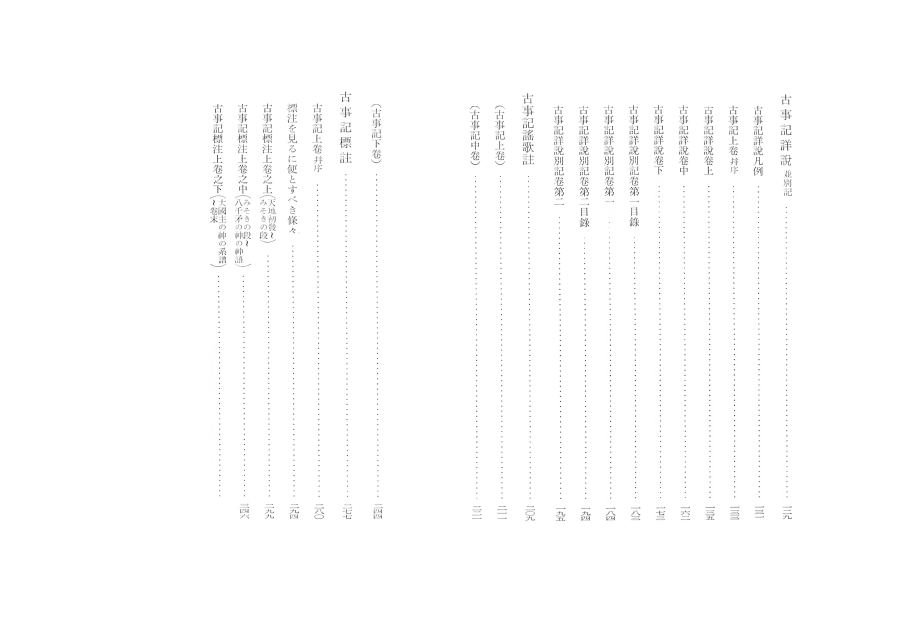
#> input picture res.jpg, 3586 x 2549 px (shown at 1/4 size)
$ python preprocess_ocr.py res.jpg out.png   (older library calls are emulated)
#> lines starting #> are read from the running program, lines starting #| are printed output that depends on the picture; after the words box and inside, x2 and y2 are one past the last pixel; in counts of white or black regions, pixels touching at a corner belong together
import cv2
import matplotlib.pyplot as plt
import numpy as np
import argparse


# Gaussian Filer (x & y sind Kernel-Size)
def gaussianFilter(img1, x, y):
    size = (x, y)
    gaublur = cv2.GaussianBlur(img1, size, 0)
    return gaublur

# Laplacian Filter
def lapcalian(img2):
    lap = cv2.Laplacian(img2, cv2.CV_8UC1)
    return lap

# MedianFilter (a = kernel size, muss eine ungerade Zahl sein)
def medianFilter(img3, a):
    medBlur = cv2.medianBlur(img3, a)
    return medBlur

# Morphology (hier Closing-Verfahren = zuerst Dilation dann danach Erosion; b & c sind für die Kernel-Size)
def morph(img4, b, c):
    kernel = np.ones((b, c), np.uint8)
    dilation = cv2.dilate(img4, kernel, iterations = 1)
    erosion = cv2.erode(dilation, kernel, iterations = 1)
    return erosion

# Binarisierung hier nur Otsu
def binarize(img5):
    ret, th = cv2.threshold(img5, 0, 255, cv2.THRESH_BINARY+cv2.THRESH_OTSU)
    return ret, th

# Textbox erstellen
def getTextbox(img6, original_img):
    contours, hierarchy = cv2.findContours(img6, cv2.RETR_EXTERNAL, cv2.CHAIN_APPROX_SIMPLE)
    min_area = original_img.shape[0] * original_img.shape[1] * 1e-4
    tmp = original_img.copy()
    conts = []
    line_conts = []
    if len(contours) > 0:
        for i, contour in enumerate(contours):
            rect = cv2.boundingRect(contour)
            if rect[2] < 10 or rect[3] < 10:
                continue
            area = cv2.contourArea(contour)
            if area < min_area:
                continue
            # rect[0] = x, rect[1] = y, rect[2] = w, rect[3] = h
            cv2.rectangle(tmp, (rect[0], rect[1]), (rect[0]+rect[2], rect[1]+rect[3]), (0, 255, 0), 2)
            box = np.array([[rect[0], rect[1]], [rect[0]+rect[2], rect[1]], [rect[0]+rect[2], rect[1]+rect[3]], [rect[0], rect[1]+rect[3]]])
            conts.append(box)
            line_box = [rect[0], rect[1], rect[2], rect[3]]
            line_conts.append(line_box)
        return tmp, conts, line_conts

if __name__ == "__main__":

    parser = argparse.ArgumentParser(description='Pre-process for OCR')
    parser.add_argument('input', help='Name of original image')
    parser.add_argument('output', help='Name of output image')
    args = parser.parse_args()


    img = cv2.imread(args.input)
#> img is the input picture: shape (2549, 3586, 3); min 0, max 255, mean 253.4
    h, s, grau_img = cv2.split(cv2.cvtColor(img, cv2.COLOR_BGR2HSV))
#> h: shape (2549, 3586); every value is 0

    schritt1 = gaussianFilter(grau_img, 5, 5)
    schritt2 = lapcalian(schritt1)
    ret, schritt3 = binarize(schritt2)
#> in binarize, `ret, th = cv2.threshold(img5, 0, 255, cv2.THRESH_BINARY+cv2.THRESH_OTSU)`:
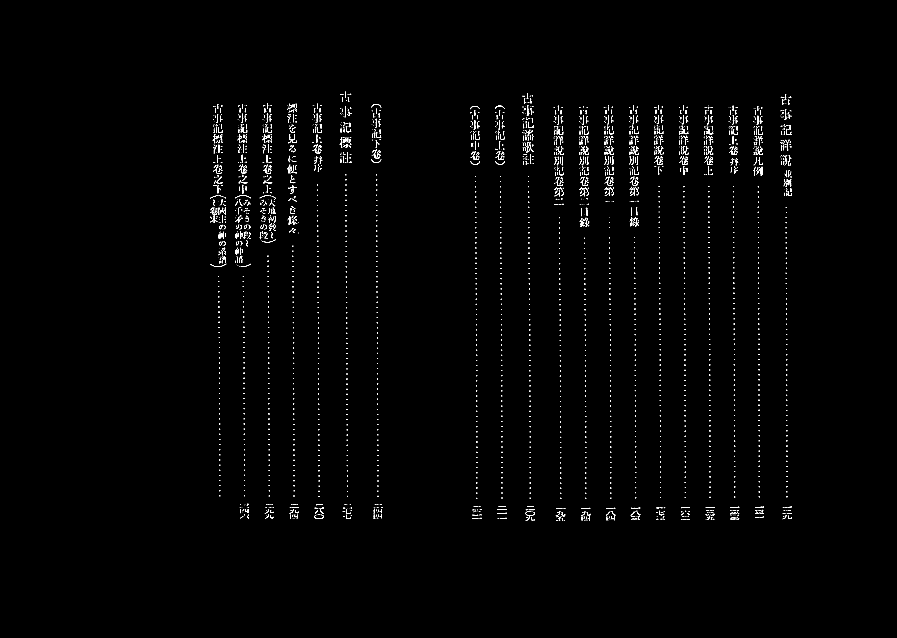
#> th: shape (2549, 3586) (shown at 1/4 size); 0.6% white in thin lines or dots, all inside (x1, y1, x2, y2) = (840, 367, 3168, 2083)
#> in binarize, `ret, th = cv2.threshold(img5, 0, 255, cv2.THRESH_BINARY+cv2.THRESH_OTSU)`: ret = 25
#> ret = 25

    # Morph-closing
    kernel = np.ones((120, 5), np.uint8)
    closing = cv2.morphologyEx(schritt3, cv2.MORPH_CLOSE, kernel)
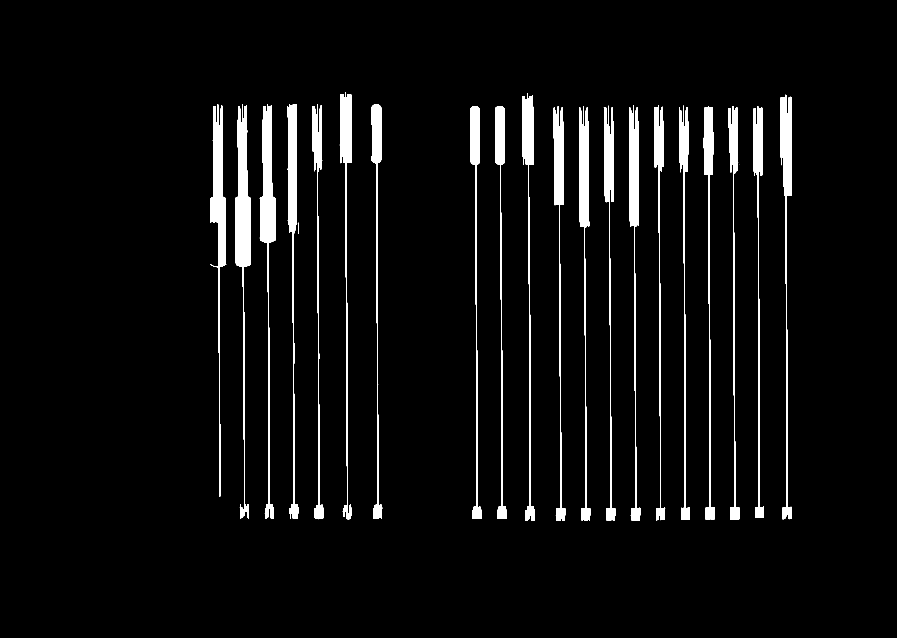
#> closing: shape (2549, 3586) (shown at 1/4 size); 4.3% white; 22 white regions (1 under 20 px), largest, box (x1, y1, x2, y2) and area: (940, 417, 1003, 2075) 33996, (1039, 416, 1103, 2075) 29927, (840, 418, 905, 1986) 28181

    schritt4 = morph(closing, 50, 3)
#> in morph, `dilation = cv2.dilate(img4, kernel, iterations = 1)`:
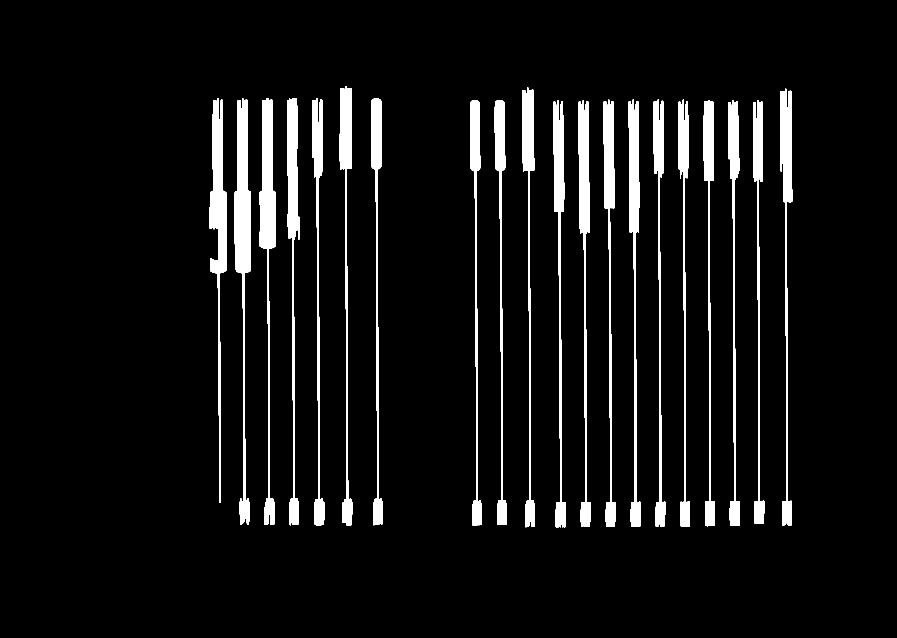
#> dilation: shape (2549, 3586) (shown at 1/4 size); 6% white; 22 white regions, largest, box (x1, y1, x2, y2) and area: (939, 393, 1004, 2100) 43333, (1038, 392, 1104, 2100) 38675, (839, 394, 906, 2011) 36743
#> in morph, `erosion = cv2.erode(dilation, kernel, iterations = 1)`: erosion: shape (2549, 3586); 4.3% white; 22 white regions (1 under 20 px), largest, box (x1, y1, x2, y2) and area: (940, 418, 1003, 2076) 33996, (1039, 417, 1103, 2076) 29927, (840, 419, 905, 1987) 28181
    schritt5 = lapcalian(schritt4)
#> in lapcalian (call 2), `lap = cv2.Laplacian(img2, cv2.CV_8UC1)`:
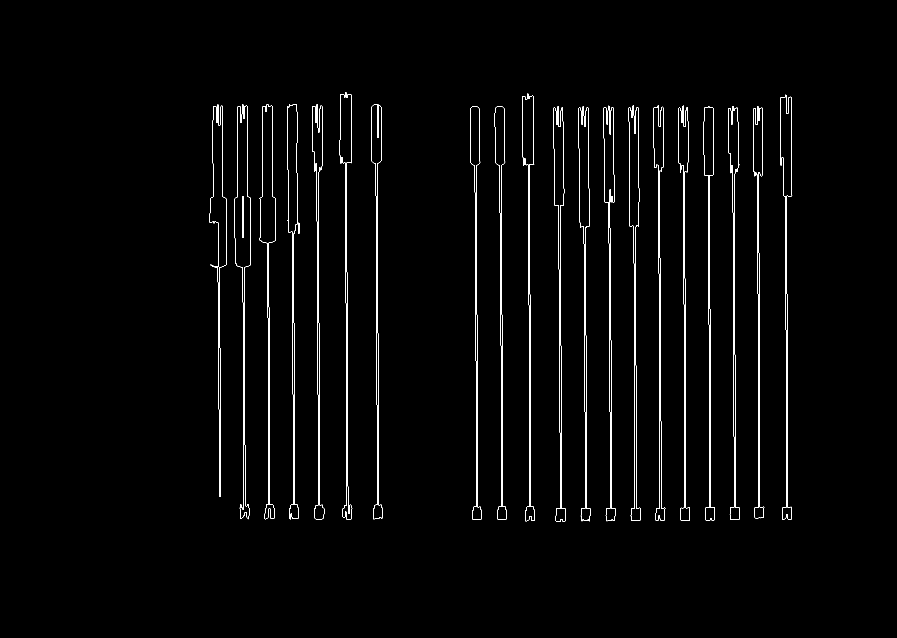
#> lap: shape (2549, 3586) (shown at 1/4 size); 0.81% white in thin lines or dots, all inside (x1, y1, x2, y2) = (839, 368, 3169, 2086)
    res, conts, line_conts = getTextbox(schritt5, img)
#> in getTextbox, `contours, hierarchy = cv2.findContours(img6, cv2.RETR_EXTERNAL, cv2.CH..`: contours = 22 contours, 1 with area under 20; largest, box (x1, y1, x2, y2) and area: (939, 417, 1004, 2077) 36729, (1038, 416, 1104, 2077) 31724, (839, 418, 906, 1988) 29978, (1148, 416, 1196, 2078) 25725, (2515, 422, 2563, 2083) 24544
#> the loop in getTextbox, `for i, contour in enumerate(contours):` made 22 passes
#> (area, box, line_box) on passes 3 to 9: (17158, [[3012, 425], [3057, 425], [3057, 2073], [3012, 2073]], [3012, 425, 45, 1648]), (24528, [[2315, 425], [2363, 425], [2363, 2085], [2315, 2085]], [2315, 425, 48, 1660]), (17513, [[1880, 425], [1927, 425], [1927, 2078], [1880, 2078]], [1880, 425, 47, 1653]), (17064, [[2914, 424], [2958, 424], [2958, 2080], [2914, 2080]], [2914, 424, 44, 1656]), (18440.5, [[2814, 424], [2859, 424], [2859, 2082], [2814, 2082]], [2814, 424, 45, 1658]), (21916, [[2214, 424], [2262, 424], [2262, 2086], [2214, 2086]], [2214, 424, 48, 1662]), (17250, [[1979, 424], [2027, 424], [2027, 2077], [1979, 2077]], [1979, 424, 48, 1653])
#> rect on pass 1: (1193, 891, 4, 45)
#> after the loop in getTextbox, `for i, contour in enumerate(contours):`:
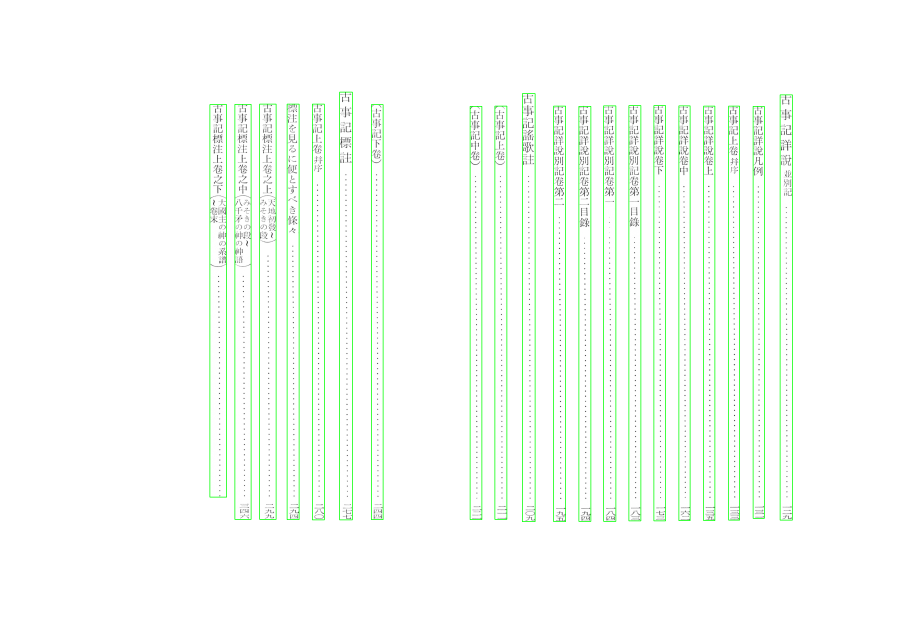
#> tmp: shape (2549, 3586, 3) (shown at 1/4 size); mean B, G, R 247.7, 253.4, 247.7
#> after the loop in getTextbox, `for i, contour in enumerate(contours):`: conts = 20 items; line_conts = 20 items, first 6: [3012, 425, 45, 1648], [2315, 425, 48, 1660], [1880, 425, 47, 1653], [2914, 424, 44, 1656], [2814, 424, 45, 1658], [2214, 424, 48, 1662]
#> conts = 20 items


    # output result image with boxes
    cv2.imwrite(args.output, res)

    # Textline im Image werden nur zugelassen. Sonstige Elemente werden gedeckt
    # mit Grau füllen
    # stencil = np.tile(np.uint8([127]), img.shape)

    # Mit Schwarz füllen
    stencil = np.zeros(img.shape).astype(img.dtype)

    # Für floodFill
    h, w = img.shape[:2]
#> h = 2549; w = 3586
    mask = np.zeros((h + 2, w + 2), dtype=np.uint8)

    color = [255, 255, 255]
    cv2.fillPoly(stencil, conts, color)
#> stencil: shape (2549, 3586, 3); 18.6% white; 20 white regions, largest, box (x1, y1, x2, y2) and area: (1038, 416, 1105, 2078) 111354, (939, 417, 1005, 2078) 109626, (839, 418, 907, 1989) 106828
    filledImg = cv2.bitwise_and(img, stencil)
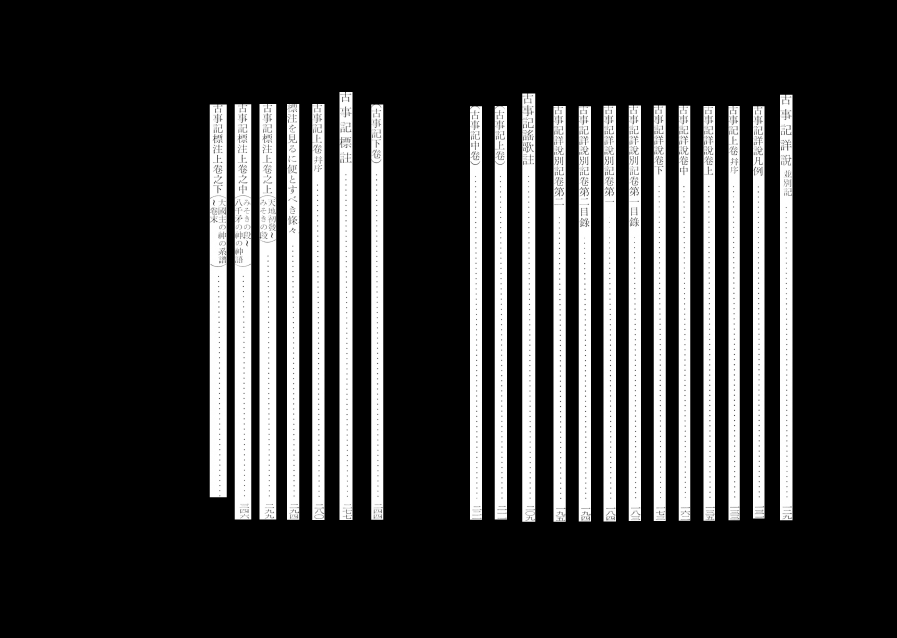
#> filledImg: shape (2549, 3586, 3) (shown at 1/4 size); min 0, max 255, mean 46
    retval, newImg, mask, rect = cv2.floodFill(
    filledImg,
    mask,
    seedPoint=(0, 0),
    newVal=(255, 255, 255),
    loDiff=(20, 20, 20),
    upDiff=(20, 20, 20),
    flags=4 | 255 << 8,
    )
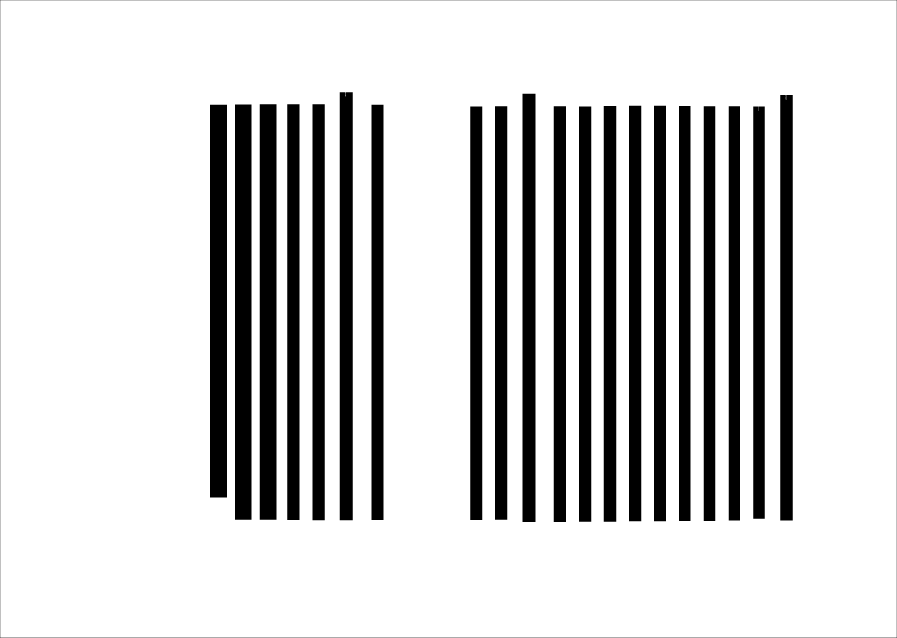
#> mask: shape (2551, 3588) (shown at 1/4 size); min 0, max 255, mean 207.2
#> retval = 7436267; rect = (0, 0, 3586, 2549)
    height = newImg.shape[0]
#> height = 2549
    width = newImg.shape[1]
#> width = 3586
    newImg = cv2.resize( newImg, (int(width * 2), int(height * 2)))
    cv2.imwrite('result.tif', newImg)

    # [7 lines of commented-out code are left out]
